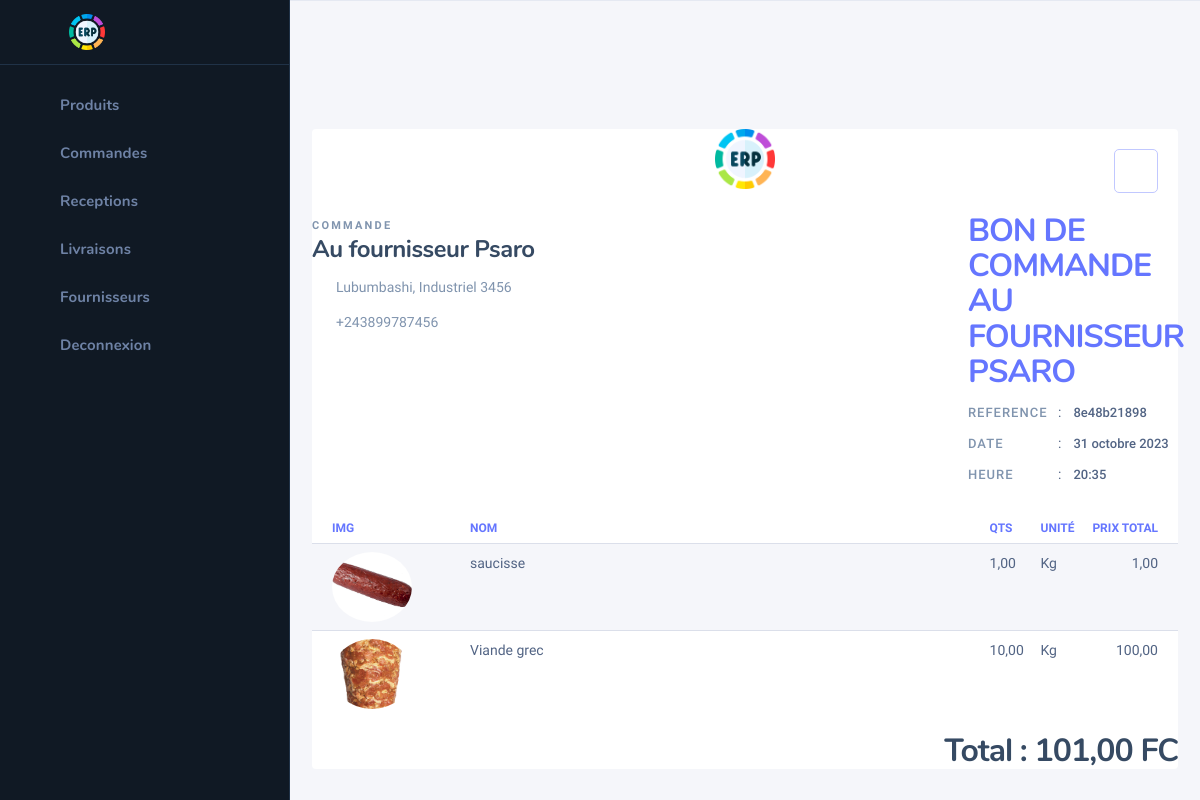
/cmd-det/8e48b21898 (signed in), run on the app's committed database.
### appro/models.py (models this page shows, shortened)
class OrderCmd(models.Model):
    ref = models.CharField(max_length=10, default=generate_unique_uid())
    supplier = models.ForeignKey(Supplier, on_delete=models.CASCADE, null=True)
    date = models.DateField(auto_now_add=True)
    heure = models.TimeField(auto_now_add=True, null=True)
    shipped = models.BooleanField(default=False)
    @property
    def get_total(self):
        lines = LineCmd.objects.filter(order=self)
        total = 0
        for item in lines:
            total += item.total_price
        return total

class Supplier(models.Model):
    name = models.CharField(max_length=255)
    mail = models.EmailField(null=True)
    phone = models.CharField(max_length=13, null=True)
    adress = models.TextField()

class LineCmd(models.Model):
    order = models.ForeignKey(OrderCmd, on_delete=models.CASCADE, null=True)
    product = models.ForeignKey(Product, on_delete=models.CASCADE)
    qts = models.DecimalField(default=0, max_digits=10, decimal_places=2)
    total_price = models.DecimalField(default=0, max_digits=10, decimal_places=2)
    date = models.DateField(auto_now_add=True)

class Product(models.Model):
    img = models.ImageField(upload_to="products-images", null=True, blank=True)
    name = models.CharField(max_length=255)
    price = models.DecimalField(default=0, max_digits=10, decimal_places=2)
    type_product = models.CharField(choices=product_types, max_length=255)
    qts = models.DecimalField(default=0, max_digits=10, decimal_places=2)
    unit = models.CharField(choices=units, max_length=10, default="Kg")

### auth_user/decorators.py (the view)
        def wrapper_func(request, *args, **kwargs):
            groups = None
            check = False
            if request.user.groups.exists():
                groups = request.user.groups.all()
            for group in groups:
                if group.name in allowed_roles:
                    check = True
            if check is True:
                return view_func(request, *args, **kwargs)
            elif check is False:
                return HttpResponse("Permission non accordée !")
            return wrapper_func(request, *args, **kwargs)

### appro/views.py (called while the page is built)
@login_required(login_url='login')
@allowed_users(allowed_roles=['Approvisionnement'])
def CmdApproDetail(request, ref):
    order = OrderCmd.objects.get(ref=ref)
    lines = LineCmd.objects.filter(order=order)
    return render(request, 'appro/cmd-det.html', context={'order': order, 'orders': lines})

### templates/appro/cmd-det.html (shortened to what this page needs)
{% extends 'appro/base-appro.html' %}
{% load static %}
{% block content %}
    {% include 'appro/sidebar-appro.html' %}
    <div class="nk-wrap">
        <div class="nk-content">
            <div class="nk-block">
            <div class="invoice invoice-print">
            <div class="invoice-action">
                                            <a onclick="printPromot()" class="btn btn-icon btn-lg btn-white btn-dim btn-outline-primary" target="_blank"><em class="icon ni ni-printer-fill"></em></a>
                                        </div>
            <div class="invoice-wrap">
                <div class="invoice-brand text-center">
                    <img src="{% static 'images/erp.png' %}" alt="">
                </div>
                <div class="invoice-head">
                    <div class="invoice-contact">
                        <span class="overline-title">Commande</span>
                        <div class="invoice-contact-info">
                            <h4 class="title">Au fournisseur {{ order.supplier.name }}</h4>
                            <ul class="list-plain">
                                <li><em class="icon ni ni-map-pin-fill fs-18px"></em><span>{{ order.supplier.adress }}<br></span></li>
                                <li><em class="icon ni ni-call-fill fs-14px"></em><span>{{ order.supplier.phone }}</span></li>
                            </ul>
                        </div>
                    </div>
                    <div class="invoice-desc">
                        <h3 class="title">Bon de commande au fournisseur {{ order.supplier.name }}</h3>
                        <ul class="list-plain">
                            <li class="invoice-id"><span>Reference</span>:<span>{{ order.ref }}</span></li>
                            <li class="invoice-date"><span>Date</span>:<span>{{ order.date }}</span></li>
                            <li class="invoice-date"><span>Heure</span>:<span>{{ order.heure }}</span></li>
                        </ul>
                    </div>
                </div>
                <div class="invoice-bills">
                    <div class="table-responsive">
                        <table class="table table-striped">
                            <thead>
                                <tr>
                                    <th class="w-150px">Img</th>
                                    <th class="w-60">Nom</th>
                                    <th>Qts</th>
                                    <th>Unité</th>
                                    <th>Prix total</th>
                                </tr>
                            </thead>
                            <tbody>
                            {% for line in orders %}
                                <tr>
                                    <td><img src="{% if line.product.img %}{{ line.product.img.url }}{% endif %}" alt="" class="thumb round-xl rounded-circle" style="height: 70px;width: 80px;object-fit: cover"></td>
                                    <td>{{ line.product.name }}</td>
                                    <td>{{ line.qts }}</td>
                                    <td>{{ line.product.unit }}</td>
                                    <td>{{ line.total_price }}</td>
                                </tr>
                            {% endfor %}
                            </tbody>
                        </table>
                    <h3 class="text-end">Total : {{ order.get_total }} FC</h3>
                    </div>
                </div>
            </div>
        </div>
            </div>
        </div>
    </div>
{% endblock %}

### data on the page
OrderCmd: supplier.name "Psaro", supplier.adress "Lubumbashi, Industriel 3456", supplier.phone "+243899787456", supplier.name "PSARO", ref "8e48b21898", date "31 octobre 2023", heure "20:35", get_total "101,00"
LineCmd: product.img (picture), product.name "saucisse", qts "1,00", product.unit "Kg", total_price "1,00"
LineCmd: product.img (picture), product.name "Viande grec", qts "10,00", product.unit "Kg", total_price "100,00"
